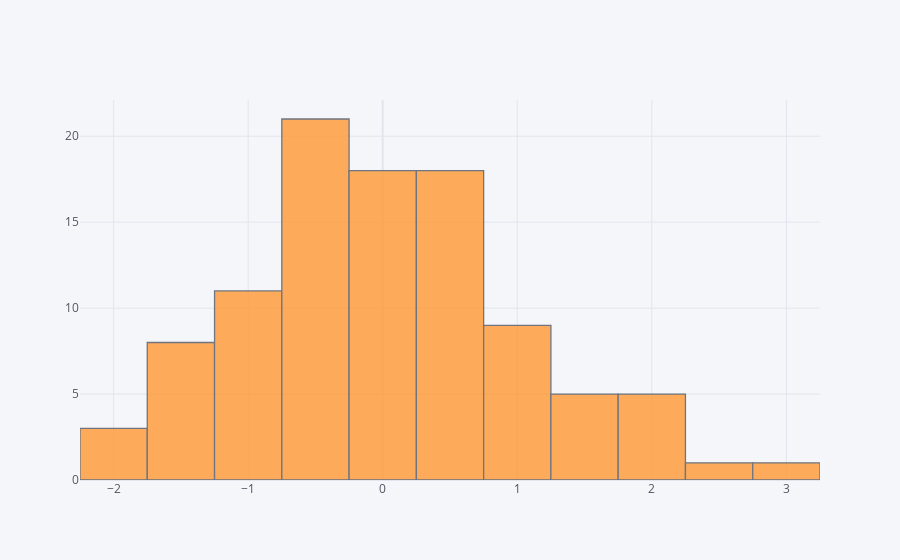

Notebook code cell kept with this figure:
### Code cell
df['A'].iplot(kind='hist')

### Figure 1 — Plotly figure (JSON) as saved in the notebook; plotly's stock layout.template omitted (floating-point values rounded to 4 significant figures)
{"data": [{"histfunc": "count", "histnorm": "", "marker": {"color": "rgba(255, 153, 51, 1.0)", "line": {"color": "#4D5663", "width": 1.3}}, "name": "A", "opacity": 0.8, "orientation": "v", "type": "histogram", "x": [0.7649, -0.5968, -1.576, 1.177, 0.8985, 1.251, -1.414, 0.3705, -0.9026, 0.3938, -1.864, -0.7579, 0.3978, -0.5116, -0.1197, 1.883, -1.451, -2.002, 0.1495, -0.5923, -1.359, -0.4805, 1.873, -0.1176, 1.396, -0.411, 0.3985, 0.7106, -0.7383, 0.1749, -0.5699, 0.2061, -0.4806, 0.7307, 1.59, -0.3328, -0.7051, 0.06758, -0.5107, -1.671, -0.06631, 0.6247, -0.86, -0.3247, 0.2991, -0.03614, 0.2476, 1.987, 0.5325, 0.7434, 0.7949, -1.059, -1.237, 0.4838, -1.368, -1.098, -1.294, 1.464, 0.8514, -0.3549, -0.5547, -0.5141, -0.9379, 0.3672, -0.1144, -1.16, -0.5063, -1.89, 2.375, -0.5286, 0.01556, -1.481, 0.7986, 0.3305, -0.8941, 0.03004, 1.58, -0.5502, 0.2953, 0.6153, -1.061, -0.1786, -0.2862, 3.049, 1.88, 0.2406, -0.8695, -0.6409, 0.4933, 1.772, -0.3993, 0.2281, -0.2202, 1.004, 0.7308, 0.7776, 0.9151, 0.2337, 0.6244, 0.1967]}], "layout": {"barmode": "overlay", "legend": {"bgcolor": "#F5F6F9", "font": {"color": "#4D5663"}}, "paper_bgcolor": "#F5F6F9", "plot_bgcolor": "#F5F6F9", "title": {"font": {"color": "#4D5663"}}, "xaxis": {"gridcolor": "#E1E5ED", "showgrid": true, "tickfont": {"color": "#4D5663"}, "title": {"font": {"color": "#4D5663"}, "text": ""}, "zerolinecolor": "#E1E5ED"}, "yaxis": {"gridcolor": "#E1E5ED", "showgrid": true, "tickfont": {"color": "#4D5663"}, "title": {"font": {"color": "#4D5663"}, "text": ""}, "zerolinecolor": "#E1E5ED"}}}
